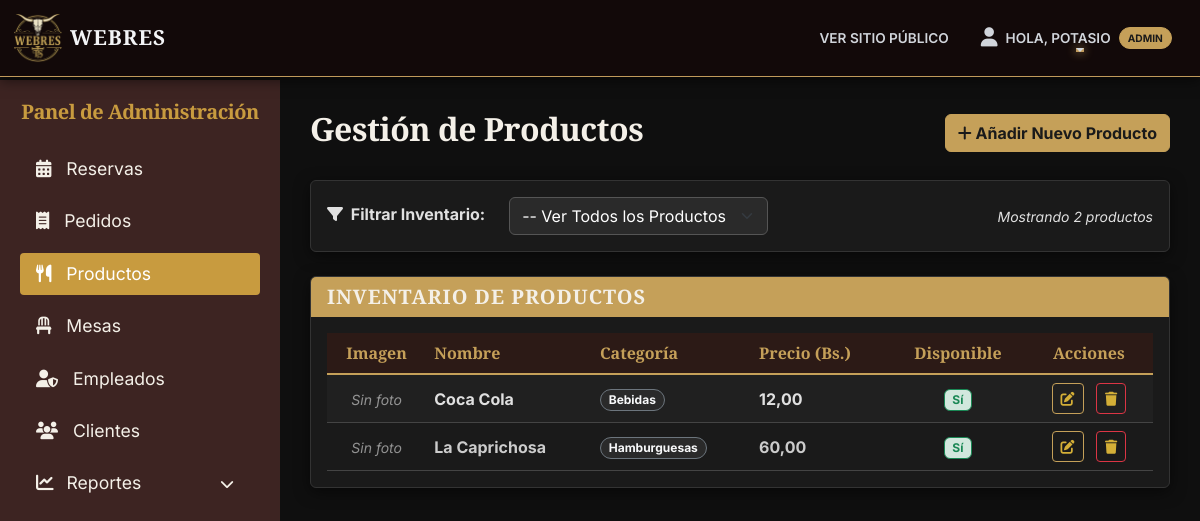
/panel/productos/ (signed in), run on an earlier commit of the app's database.
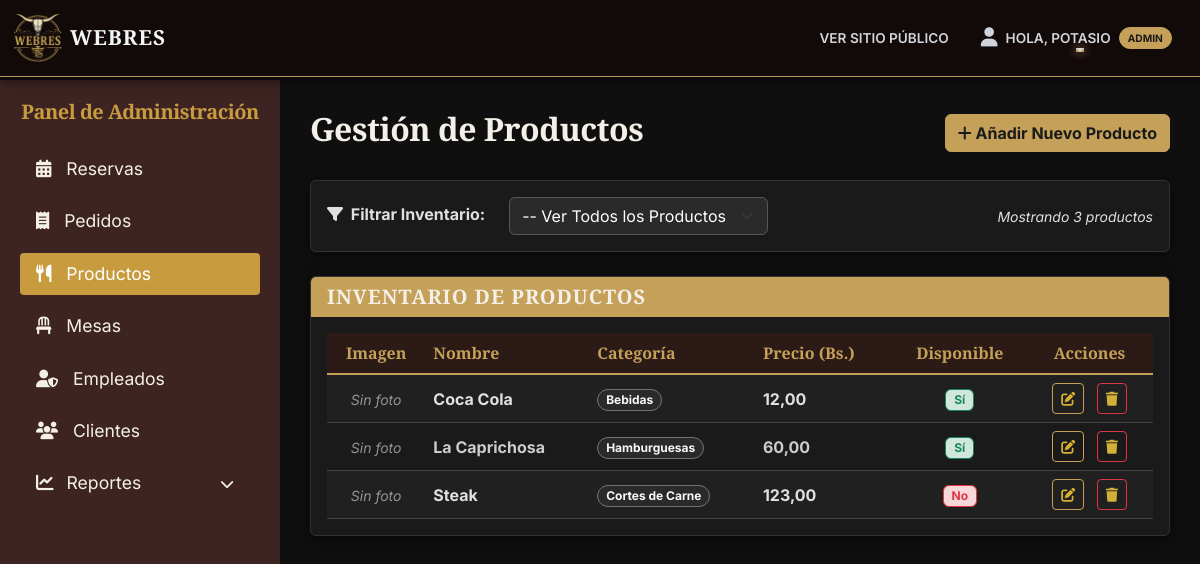
And on a later commit of the database.
### productos/models.py (models this page shows, shortened)
class Producto(models.Model):
    CATEGORIA_CHOICES = (
        ('CARNE', 'Cortes de Carne'),
        ('HAMBURGUESA', 'Hamburguesas'),
        ('GUARNICION', 'Guarniciones'),
        ('BEBIDA', 'Bebidas'),
        ('POSTRE', 'Postres'),
    )
    nombre_producto = models.CharField(max_length=100)
    descripcion = models.TextField(blank=True, null=True)
    precio = models.DecimalField(max_digits=10, decimal_places=2)
    categoria = models.CharField(max_length=20, choices=CATEGORIA_CHOICES)
    disponible = models.BooleanField(default=True)
    imagen = models.ImageField(upload_to='productos/', blank=True, null=True)

### dashboard/views.py (the view)
# urls.py: path('productos/', views.producto_list, name='dashboard_productos'),
@admin_requerido
def producto_list(request):
    categorias_opciones = Producto.CATEGORIA_CHOICES
    filtro_categoria = request.GET.get('categoria')
    productos = Producto.objects.all().order_by('nombre_producto')
    if filtro_categoria:
        productos = productos.filter(categoria=filtro_categoria)
    context = {
        'productos': productos,
        'categorias_opciones': categorias_opciones, # Enviamos las opciones al template
        'filtro_actual': filtro_categoria           # Para recordar qué se seleccionó
    }
    return render(request, 'dashboard/producto_list.html', context)

### dashboard/views.py (called while the page is built)
def admin_requerido(function):
    return user_passes_test(
        lambda u: u.is_authenticated and u.is_superuser,
        login_url='dashboard_home',
        redirect_field_name=None
    )(function)

### templates/dashboard/producto_list.html (shortened to what the changed rows need)
{% extends 'dashboard/base_dashboard.html' %}
{% block content %}
<div class="d-flex justify-content-between align-items-center mb-4">
    <h1 class="fs-2" style="color: #f4f0e8;">Gestión de Productos</h1>
</div>
<div class="card shadow-sm mb-4" style="background-color: #1a1a1a; border: 1px solid #333;">
    <div class="card-body py-3">
        <form method="GET" class="row align-items-center">
            <div class="col-md text-end">
                <small class="fst-italic" style="color: #e0e0e0;">
                    Mostrando {{ productos.count }} productos
                </small>
            </div>
        </form>
    </div>
</div>
<div class="card shadow-sm">
    <div class="card-body">
        <div class="table-responsive">
            <table class="table table-striped table-hover align-middle">
                <thead>
                    <tr>
                        <th scope="col" class="text-center">Imagen</th>
                        <th scope="col">Nombre</th>
                        <th scope="col">Categoría</th>
                        <th scope="col">Precio (Bs.)</th>
                        <th scope="col" class="text-center">Disponible</th>
                        <th scope="col" class="text-center">Acciones</th>
                    </tr>
                </thead>
                <tbody>
                    {% for p in productos %}
                    <tr>
                        <td class="text-center">
                            {% if p.imagen %}
                                <img src="{{ p.imagen.url }}" alt="{{ p.nombre_producto }}" width="50" height="50" class="rounded border border-secondary" style="object-fit: cover;">
                            {% else %}
                                <span class="small fst-italic" style="color: #e0e0e0; opacity: 0.6;">Sin foto</span>
                            {% endif %}
                        </td>
                        <td class="fw-bold">{{ p.nombre_producto }}</td>
                        <td>
                            <span class="badge rounded-pill border border-secondary text-light" style="background-color: #2a2a2a;">
                                {{ p.get_categoria_display }}
                            </span>
                        </td>
                        <td style="color: #c5a059; font-weight: bold;">{{ p.precio|floatformat:2 }}</td>
                        <td class="text-center">
                            {% if p.disponible %}
                                <span class="badge bg-success-subtle text-success border border-success">Sí</span>
                            {% else %}
                                <span class="badge bg-danger-subtle text-danger border border-danger">No</span>
                            {% endif %}
                        </td>
                        <td class="text-center">
                            <a href="{% url 'producto_update' p.pk %}" class="btn btn-sm btn-outline-primary mx-1" title="Editar">
                                <i class="fa fa-edit"></i>
                            </a>
                            <a href="{% url 'producto_delete' p.pk %}" class="btn btn-sm btn-outline-danger mx-1" title="Eliminar">
                                <i class="fa fa-trash"></i>
                            </a>
                        </td>
                    </tr>
                    {% endfor %}
                </tbody>
            </table>
        </div>
    </div>
</div>
{% endblock %}

What changed in the data, as far as the page shows it:
added Producto: imagen "Sin foto", nombre_producto "Steak", categoria "Cortes de Carne", precio "123,00", disponible "No"
Also different on the page:
{{ productos.count }}: "2" → "3"
